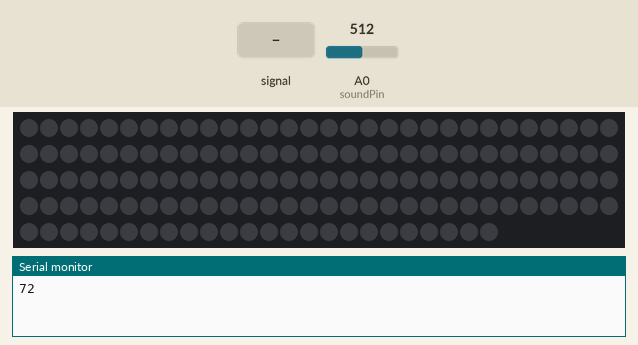
The sketch below on a simulated ESP8266 (NodeMCU). Shown: 144 RGB LEDs in strip order, left to right, continuing on the next row, the last lines printed to the serial monitor. Inputs (shaded band) come from the test bench; at power-on: A0 (soundPin) = 512. Dim RGB values are drawn brighter than linear; random numbers use the default seed unless the sketch sets one.

Above: at 1.2 s.
1.3 s: A0 (soundPin) fed a 200 Hz sine of ±81 counts around its level
At 1.89 s:
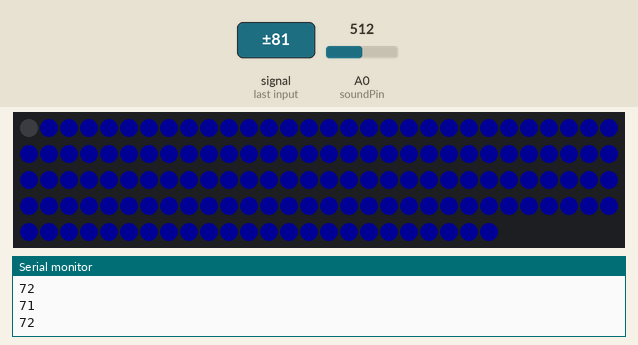
3.6 s: A0 (soundPin) set to 306
At 4.0 s:
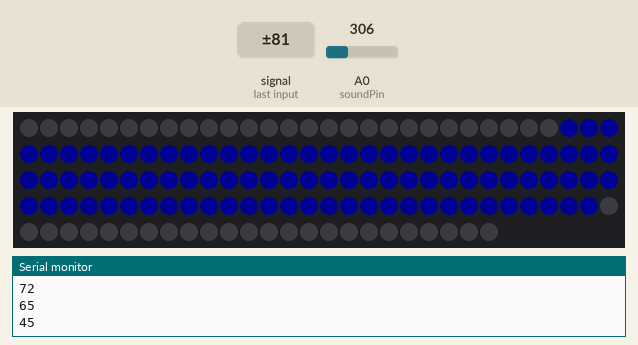
5.2 s: A0 (soundPin) fed a 1000 Hz sine of ±255 counts around its level
At 6.27 s:
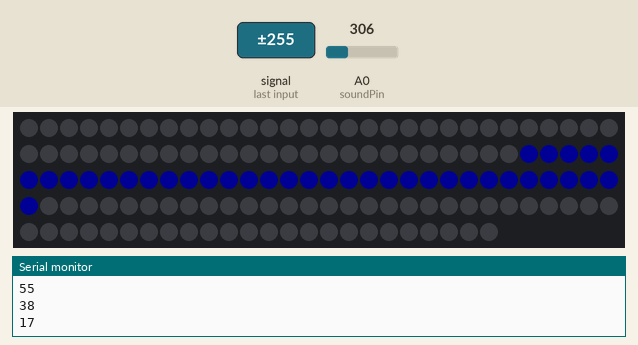
6.7 s: A0 (soundPin) set to 63
8.4 s: A0 (soundPin) set to 82
Timing chart, 0 to 10.9 s (numbered marks = the images above; inputs shaded):
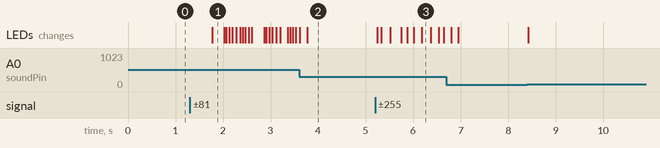

The sketch:

Homemade_Audio_Led_visualizer.ino
```cpp
/**
 *
 *  This is one of my earliest pieces of code ever! It creates a sound reactive effect
 *  for a set of addressable LEDs.    -Manny Batt
 *
 */


// ***************************************
// ********** Global Variables ***********
// ***************************************


//FastLED
#include <FastLED.h>
#define ledPin D6
const int numLeds = 144;
CRGB leds[numLeds];

//Variables
#define soundPin A0

int lastValue = 0;
int effectCounter = 0;
int r = 0;
int g = 0;
int b = 20;
int effectChangeVar = 0;
int howManyLedsGetLit = 0;
int lastSpotL = 0;
int lastSpotR = 0;


// ***************************************
// *************** Setup *****************
// ***************************************


void setup() {
  Serial.begin(115200); //initialize serial
  FastLED.addLeds<NEOPIXEL, ledPin>(leds, numLeds);
  lastValue = analogRead(soundPin) * 2;
  randomSeed(lastValue);
  effectChangeVar = random(30, 50);
  lastSpotL = 72;
  lastSpotR = 73;
}


// ***************************************
// ************* Da Loop *****************
// ***************************************


void loop() {

  int value = analogRead(soundPin) * 1.5; //read the value of A0
  int threshhold = abs(lastValue - value);

  if (value == 0 || (threshhold < 4)) {
    return;
  }
  else {
    howManyLedsGetLit = value / 10; //Lower Peaks above LED Limits

    if (howManyLedsGetLit > 72) {
      howManyLedsGetLit = 72;
    }

    if (effectCounter > effectChangeVar) {
      r = random(0, 100);
      g = random(0, 100);
      b = random(0, 100);
      effectChangeVar = random(30, 50);
      effectCounter = 0;
    }

    if (lastValue == 0 && howManyLedsGetLit < 5) {
      return;
    }

    else if (howManyLedsGetLit == lastValue) {
      return;
    }

    else if (lastValue < howManyLedsGetLit) { //if theres a new bigger value [SLOW]
      int everyOther = 0;
      while (lastSpotR < (73 + howManyLedsGetLit)) {
        //Serial.println("  Up");
        leds[lastSpotL] = CRGB(r, g, b);
        leds[lastSpotR] = CRGB(r, g, b);
        lastSpotL--;
        lastSpotR++;
        if (everyOther == 2) {
          FastLED.show();
          everyOther = 0;
        }
        else {
          everyOther++;
        }
        FastLED.show();
      }
      FastLED.show();
      effectCounter++;
    }

    //if theres a new Smaller Value [SLOW]
    else if (lastValue > howManyLedsGetLit) {
      int everyOther = 0;
      while (lastSpotR > (73 + howManyLedsGetLit)) {
        //Serial.println("  Down");
        leds[lastSpotL] = CRGB(0, 0, 0);
        leds[lastSpotR] = CRGB(0, 0, 0);
        lastSpotL++;
        lastSpotR--;
        if (everyOther == 2) {
          FastLED.show();
          everyOther = 0;
        }
        else {
          everyOther++;
        }
        FastLED.show();
      }
      FastLED.show();
    }
    Serial.println(howManyLedsGetLit);
    lastValue = howManyLedsGetLit;
    delay(40);
  }
}
```

Measured:
- after the input at 1.3 s, the LEDs: change after 0.47 s (image 1)
- after the input at 5.2 s, the LEDs: first change at once (image 3 shows a later state)
